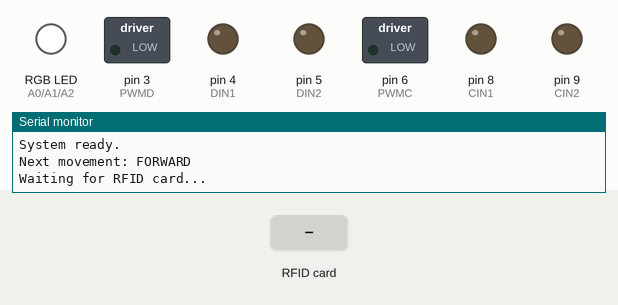
The sketch below on a simulated Arduino Uno, built with avr-gcc and run on an emulated ATmega328P. Parts: switched loads named in the sketch (green lamp = pin HIGH), an RGB LED mixed from three pins (HIGH = lit), output pins drawn as LEDs (lit = HIGH), the last lines printed to the serial monitor. The test bench sets the inputs (shaded band).

Above: at 1.3 s.
1.4 s: RFID card 5B 52 89 A9 held to the reader
At 1.9 s:
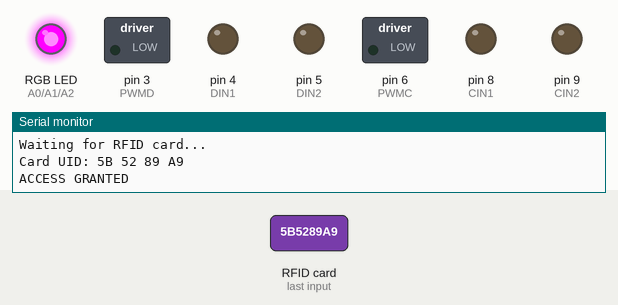
At 2.8 s:
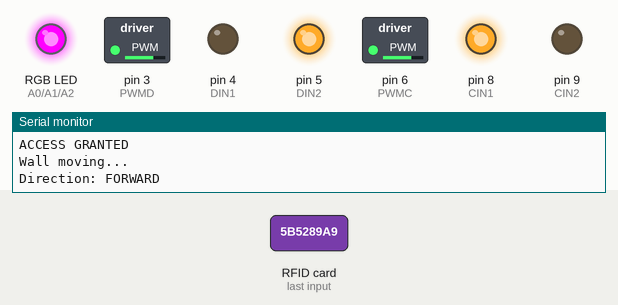
Timing chart, 0 to 13.9 s (numbered marks = the images above; inputs shaded):
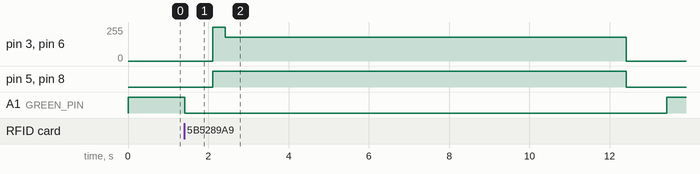

Measured:
- after the input at 1.4 s, pin 3 (PWMD), pin 6 (PWMC): 0/255 → 255/255 after 0.72 s, → 180/255 0.30 s later, → 0/255 10.0 s later; pin 5 (DIN2), pin 8 (CIN1): LOW → HIGH after 0.72 s, → LOW 10.3 s later; A1 (GREEN_PIN): HIGH → LOW at once, → HIGH 12.0 s later

The sketch:

carepillar_wall_controller.ino
```cpp
#include <Wire.h>
#include <MFRC522v2.h>
#include <MFRC522DriverI2C.h>

// =====================================================
// CAREPILLAR INTERACTIVE WALL PROTOTYPE
//
// Functions:
// - RFID identity authentication
// - RGB status feedback
// - Dual motor control
// - Alternating forward / backward wall movement
// =====================================================


// =====================================================
// SYSTEM PARAMETERS
// =====================================================

// Single movement duration
// 10000 ms = 10 seconds
const unsigned long RUN_TIME_MS = 10000;

// Normal motor speed
const int RUN_SPEED = 180;

// Short full-speed boost at startup
const unsigned long START_BOOST_MS = 300;


// =====================================================
// RFID
// =====================================================

const uint8_t RFID_ADDRESS = 0x28;

TwoWire &customI2C = Wire;
MFRC522DriverI2C driver{RFID_ADDRESS, customI2C};
MFRC522 mfrc522{driver};

// Authorized RFID card
// UID: 5B 52 89 A9
const byte allowedUID[4] = {
  0x5B, 0x52, 0x89, 0xA9
};


// =====================================================
// MOTOR C
// =====================================================

const int PWMC = 6;
const int CIN1 = 8;
const int CIN2 = 9;


// =====================================================
// MOTOR D
// =====================================================

const int PWMD = 3;
const int DIN1 = 4;
const int DIN2 = 5;


// =====================================================
// RGB LED
//
// Common-anode RGB:
// LOW  = ON
// HIGH = OFF
// =====================================================

const int RED_PIN   = A0;
const int GREEN_PIN = A1;
const int BLUE_PIN  = A2;


// =====================================================
// MOVEMENT STATE
//
// true  = next movement is forward
// false = next movement is backward
// =====================================================

bool nextMoveForward = true;


// =====================================================
// RGB FUNCTIONS
// =====================================================

void lightOff() {

  digitalWrite(RED_PIN, HIGH);
  digitalWrite(GREEN_PIN, HIGH);
  digitalWrite(BLUE_PIN, HIGH);
}


void greenLight() {

  lightOff();

  digitalWrite(GREEN_PIN, LOW);
}


void redLight() {

  lightOff();

  digitalWrite(RED_PIN, LOW);
}


// =====================================================
// MOTOR FUNCTIONS
// =====================================================

// Stop both motors
void stopMotors() {

  analogWrite(PWMC, 0);
  analogWrite(PWMD, 0);

  digitalWrite(CIN1, LOW);
  digitalWrite(CIN2, LOW);

  digitalWrite(DIN1, LOW);
  digitalWrite(DIN2, LOW);
}


// Forward movement
void moveForward(int speedValue) {

  // Motor C
  digitalWrite(CIN1, HIGH);
  digitalWrite(CIN2, LOW);

  // Motor D is installed in mirrored orientation
  digitalWrite(DIN1, LOW);
  digitalWrite(DIN2, HIGH);

  analogWrite(PWMC, speedValue);
  analogWrite(PWMD, speedValue);
}


// Backward movement
void moveBackward(int speedValue) {

  // Motor C
  digitalWrite(CIN1, LOW);
  digitalWrite(CIN2, HIGH);

  // Motor D
  digitalWrite(DIN1, HIGH);
  digitalWrite(DIN2, LOW);

  analogWrite(PWMC, speedValue);
  analogWrite(PWMD, speedValue);
}


// =====================================================
// RFID AUTHENTICATION
// =====================================================

bool isAuthorizedCard() {

  // Current authorized card uses a 4-byte UID
  if (mfrc522.uid.size != 4) {
    return false;
  }

  for (byte i = 0; i < 4; i++) {

    if (mfrc522.uid.uidByte[i] != allowedUID[i]) {
      return false;
    }
  }

  return true;
}


// =====================================================
// PRINT RFID UID
// =====================================================

void printUID() {

  Serial.print("Card UID: ");

  for (byte i = 0; i < mfrc522.uid.size; i++) {

    if (mfrc522.uid.uidByte[i] < 0x10) {
      Serial.print("0");
    }

    Serial.print(mfrc522.uid.uidByte[i], HEX);

    if (i < mfrc522.uid.size - 1) {
      Serial.print(" ");
    }
  }

  Serial.println();
}


// =====================================================
// WALL MOVEMENT SEQUENCE
// =====================================================

void runWallMovement(bool forward) {

  if (forward) {

    Serial.println("Direction: FORWARD");

    // Full-speed startup boost
    moveForward(255);
    delay(START_BOOST_MS);

    // Normal movement
    moveForward(RUN_SPEED);
    delay(RUN_TIME_MS);
  }

  else {

    Serial.println("Direction: BACKWARD");

    // Full-speed startup boost
    moveBackward(255);
    delay(START_BOOST_MS);

    // Normal movement
    moveBackward(RUN_SPEED);
    delay(RUN_TIME_MS);
  }

  stopMotors();
}


// =====================================================
// SETUP
// =====================================================

void setup() {

  Serial.begin(115200);


  // ---------------------------------------------------
  // Motor initialization
  // ---------------------------------------------------

  pinMode(PWMC, OUTPUT);
  pinMode(CIN1, OUTPUT);
  pinMode(CIN2, OUTPUT);

  pinMode(PWMD, OUTPUT);
  pinMode(DIN1, OUTPUT);
  pinMode(DIN2, OUTPUT);

  stopMotors();


  // ---------------------------------------------------
  // RGB initialization
  // ---------------------------------------------------

  pinMode(RED_PIN, OUTPUT);
  pinMode(GREEN_PIN, OUTPUT);
  pinMode(BLUE_PIN, OUTPUT);

  // Standby = LED off
  lightOff();


  // ---------------------------------------------------
  // RFID initialization
  // ---------------------------------------------------

  mfrc522.PCD_Init();

  delay(100);


  Serial.println();
  Serial.println("================================");
  Serial.println("Carepillar Wall Control System");
  Serial.println("================================");
  Serial.println("System ready.");
  Serial.println("Next movement: FORWARD");
  Serial.println("Waiting for RFID card...");
}


// =====================================================
// MAIN LOOP
// =====================================================

void loop() {

  // Wait for a new RFID card
  if (!mfrc522.PICC_IsNewCardPresent()) {
    return;
  }

  // Read RFID card
  if (!mfrc522.PICC_ReadCardSerial()) {
    return;
  }


  printUID();


  // ===================================================
  // AUTHORIZED CARD
  // ===================================================

  if (isAuthorizedCard()) {

    Serial.println("ACCESS GRANTED");

    // Green feedback
    greenLight();

    // Short pause so the feedback is visible
    delay(700);


    Serial.println("Wall moving...");


    // Run in the direction stored in the current state
    runWallMovement(nextMoveForward);


    Serial.println("Wall stopped.");


    // Toggle direction for the next authorized scan
    nextMoveForward = !nextMoveForward;


    if (nextMoveForward) {
      Serial.println("Next movement: FORWARD");
    }

    else {
      Serial.println("Next movement: BACKWARD");
    }


    // Keep green light briefly after movement
    delay(1000);


    // Return to standby
    lightOff();

    Serial.println("Remove card and scan again.");
    Serial.println();
  }


  // ===================================================
  // UNAUTHORIZED CARD
  // ===================================================

  else {

    Serial.println("ACCESS DENIED");

    // Ensure wall never moves
    stopMotors();


    // Red status feedback
    redLight();

    delay(2000);


    // Return to standby
    lightOff();

    Serial.println("Waiting for RFID card...");
    Serial.println();
  }


  // End communication with current RFID card
  mfrc522.PICC_HaltA();

  delay(800);
}
```
